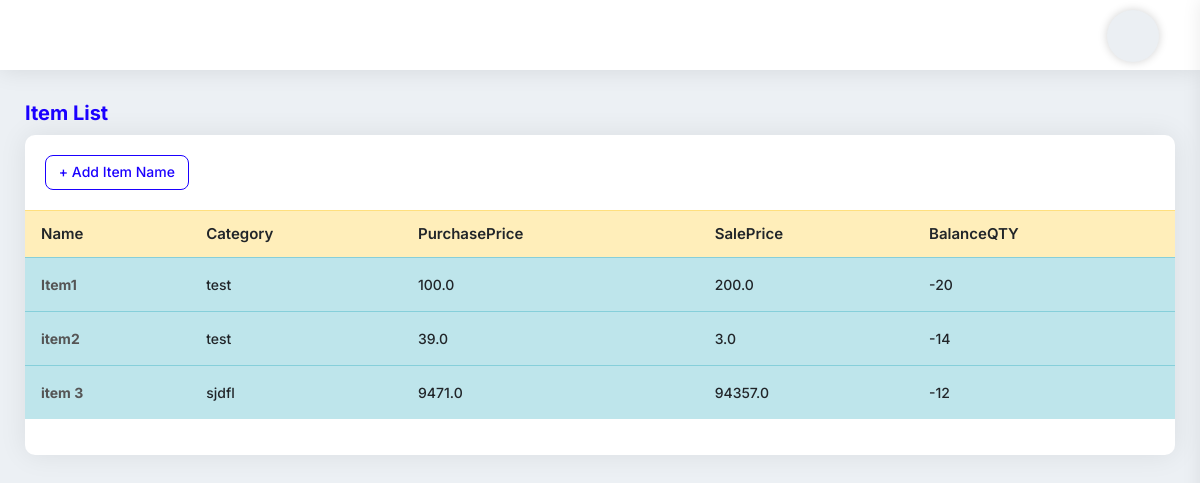
Page /ProductCreate (signed in) on the earlier database version.
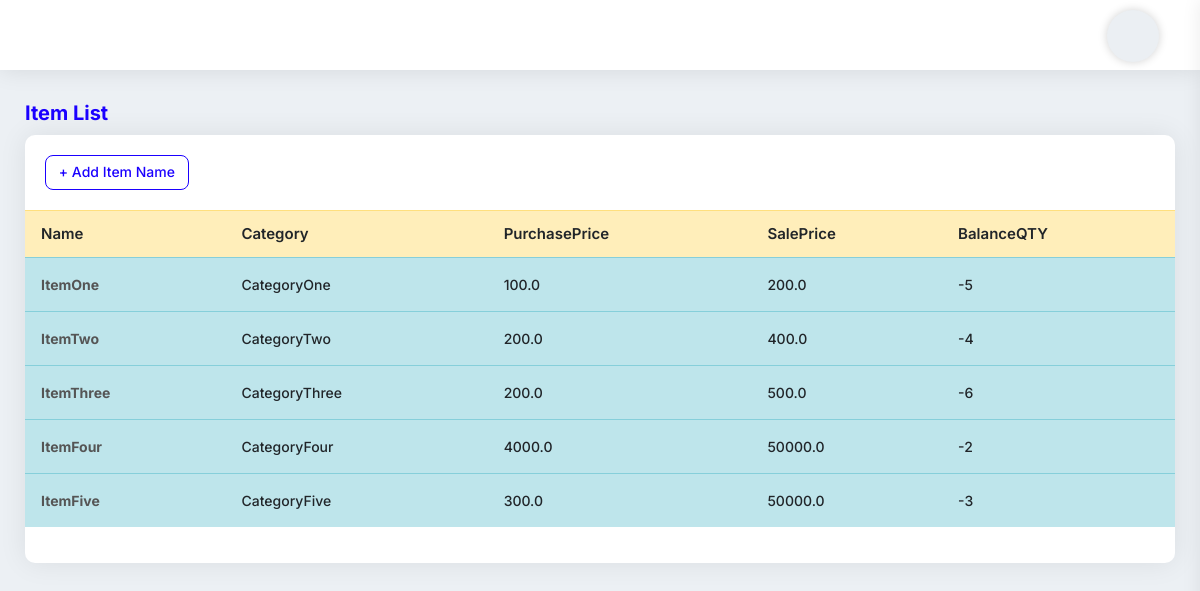
Same page on the later database version.
### myapp/models.py (models this page shows, shortened)
class Items(models.Model):
    item_name = models.CharField(max_length=225)
    category = models.CharField(max_length=225)
    pruchase_price = models.FloatField(default=0.00)
    sell_price = models.FloatField(default=0.00)
    wholesale_price = models.FloatField(default=0.00)
    balance_qty = models.IntegerField(default=0)
    barcode_id = models.CharField(max_length=225,blank=True, null=True)
    photo = models.ImageField(upload_to='', blank=True, null=True)
    product_img = models.ImageField(upload_to='website/', blank=True)

### myapp/views.py (the view, shortened to what this page needs)
# urls.py: path('ProductCreate', ProductCreate.as_view(), name='ProductCreate'),
class ProductCreate(View):
    def get(self,request):
        category = Category.objects.all()
        item_list = Items.objects.all()
        message = None
        context = {'item_list':item_list,'category':category,'message':message}
        return render(request, 'productcreate.html', context)

### templates/productcreate.html (shortened to what this page needs)
{% extends 'base.html' %}
{% block content %}
<h4 class="text-blue h4">Item List</h4>
<div class="card-box mb-30">
    <div class="pd-20">
        <a
									href="#"
									class="btn btn-sm btn-outline-primary"
									data-toggle="modal"
									data-target="#Medium-modal"
									type="button"
								>
									+ Add Item Name
								</a>
    </div>
    <div class="pb-20">
        <table class="data-table table stripe hover nowrap">
            <thead>
            <tr class="table-warning">
                <th>Name</th>
                <th>Category</th>
                <th>PurchasePrice</th>
                <th>SalePrice</th>
                <th>BalanceQTY</th>
            </tr>
            </thead>
            <tbody>
            {% for p in item_list %}
            <tr class="table-info">
                <td class="table-plus"><a href="{% url 'myapp:ProductEditView' p.id %}"><b>{{p.item_name}}</b></a></td>
                <td>{{p.category}}</td>
                <td>{{p.pruchase_price}}</td>
                <td>{{p.sell_price}}</td>
                <td>{{p.balance_qty}}</td>
            </tr>
            {% endfor %}
            </tbody>
        </table>
    </div>
</div>
{% endblock content %}

Differences in the rows shown:
removed Items: item_name "Item1", category "test", pruchase_price "100.0", sell_price "200.0", balance_qty "-20"
removed Items: item_name "item2", category "test", pruchase_price "39.0", sell_price "3.0", balance_qty "-14"
removed Items: item_name "item 3", category "sjdfl", pruchase_price "9471.0", sell_price "94357.0", balance_qty "-12"
added Items: item_name "ItemOne", category "CategoryOne", pruchase_price "100.0", sell_price "200.0", balance_qty "-5"
added Items: item_name "ItemTwo", category "CategoryTwo", pruchase_price "200.0", sell_price "400.0", balance_qty "-4"
added Items: item_name "ItemThree", category "CategoryThree", pruchase_price "200.0", sell_price "500.0", balance_qty "-6"
added Items: item_name "ItemFour", category "CategoryFour", pruchase_price "4000.0", sell_price "50000.0", balance_qty "-2"
added Items: item_name "ItemFive", category "CategoryFive", pruchase_price "300.0", sell_price "50000.0", balance_qty "-3"
